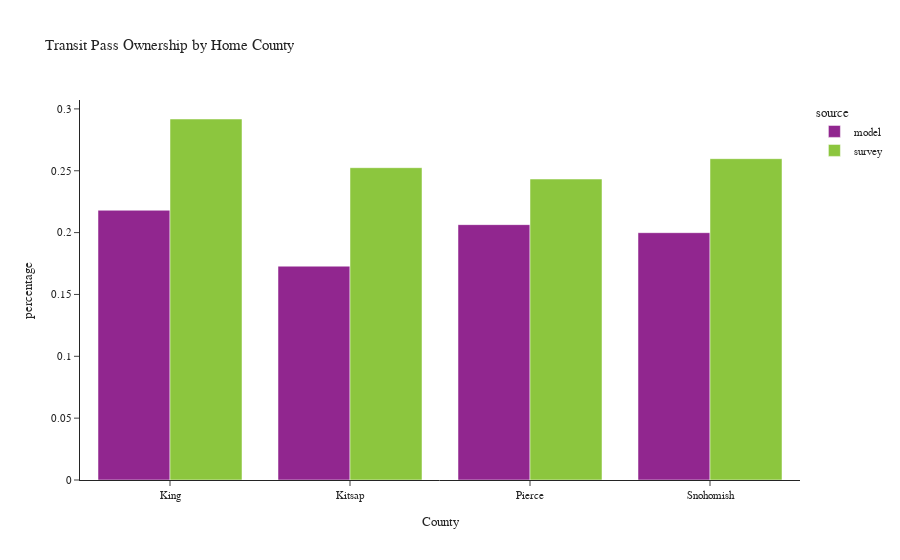

Notebook cell for this chart:
### Code cell
plot_transit_pass(person, 'CountyName', 'Home County', 'County')

### Figure 1 — Plotly figure (JSON) as saved in the notebook; plotly's stock layout.template omitted (floating-point values rounded to 4 significant figures)
{"data": [{"alignmentgroup": "True", "customdata": [[502372], [47555], [191072], [170243]], "hovertemplate": "source=model<br>CountyName=%{x}<br>percentage=%{y}<br>sample count=%{customdata[0]}<extra></extra>", "legendgroup": "model", "marker": {"color": "#91268F", "pattern": {"shape": ""}}, "name": "model", "offsetgroup": "model", "orientation": "v", "showlegend": true, "textposition": "auto", "type": "bar", "x": ["King", "Kitsap", "Pierce", "Snohomish"], "xaxis": "x", "y": [0.2181, 0.1729, 0.2064, 0.1999], "yaxis": "y"}, {"alignmentgroup": "True", "customdata": [[1189], [83], [166], [162]], "hovertemplate": "source=survey<br>CountyName=%{x}<br>percentage=%{y}<br>sample count=%{customdata[0]}<extra></extra>", "legendgroup": "survey", "marker": {"color": "#8CC63E", "pattern": {"shape": ""}}, "name": "survey", "offsetgroup": "survey", "orientation": "v", "showlegend": true, "textposition": "auto", "type": "bar", "x": ["King", "Kitsap", "Pierce", "Snohomish"], "xaxis": "x", "y": [0.2918, 0.2525, 0.2433, 0.2598], "yaxis": "y"}], "layout": {"barmode": "group", "legend": {"title": {"text": "source"}, "tracegroupgap": 0}, "title": {"text": "Transit Pass Ownership by Home County"}, "xaxis": {"anchor": "y", "domain": [0, 1], "title": {"text": "County"}}, "yaxis": {"anchor": "x", "domain": [0, 1], "title": {"text": "percentage"}}}}
